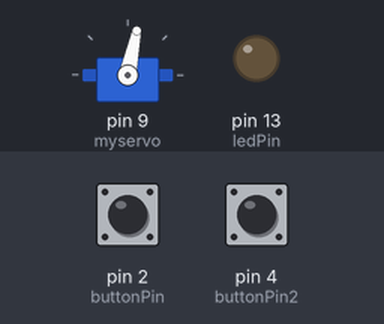
Bench run of a sketch on a simulated Arduino Uno, built with avr-gcc and run on an emulated ATmega328P. Parts: servo, output pins drawn as LEDs (lit = HIGH). The test bench sets the inputs (shaded band); at power-on: pin 2 (buttonPin) LOW, pin 4 (buttonPin2) LOW.

Above: at 1.2 s.
1.3 s: pin 2 (buttonPin) pulled HIGH for 3.2 s
At 2.1 s:
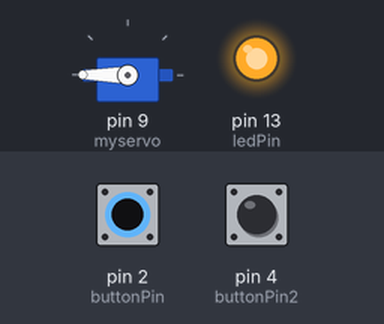
At 3.0 s:
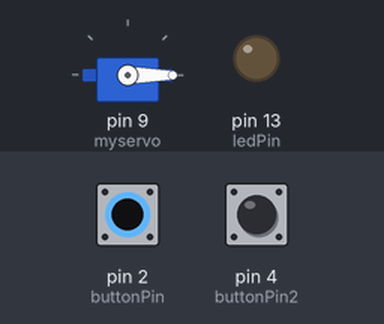
6.8 s: pin 4 (buttonPin2) pulled HIGH for 3.2 s
At 11.8 s:
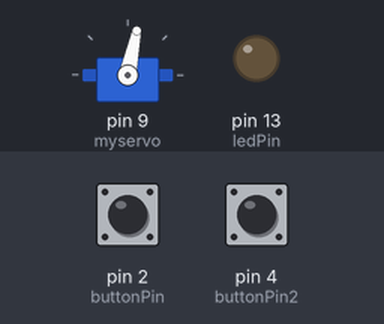
Timing chart, 0 to 13.3 s (numbered marks = the images above; inputs shaded):
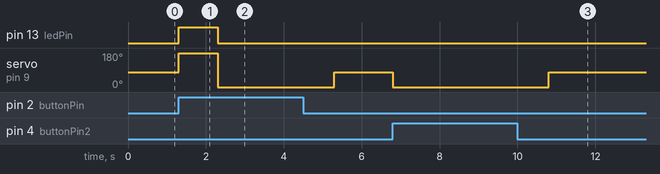

Measured:
- after the input at 1.3 s, pin 13 (ledPin): LOW → HIGH at once, → LOW 1.0 s later; servo on pin 9 (myservo): 78° → 180° at once, → 0° 1.0 s later, → 78° 3.0 s later
- after the input at 6.8 s, servo on pin 9 (myservo): 78° → 0° at once, → 78° 4.0 s later

The sketch:

RobotSec1.ino
```cpp
/*
 *
 *              What it does :
 *    Step 1: Initialisation
 *      We first setup constant variables, or some variable used only for better referencing of the object
 *      We then setup normal variables that we modifie in the code below
 *      Finally, we create a robot (or Servo) object, that we will use to move our hand
 *    Step 2: setup
 *      Setup is a reserved function of the robot that will only start when the robat start, but it simply put our object and say where it is and if it is an output or input
 *    Step 3: loop
 *      loop is another reserved function of the robot that always loop until the robot closes. It is the core of the code, as it tell to the robot what to do
 *      step 3.1: read the state of the pushbutton value
 *        this portion check if the button is push, then reset the variables
 *      step 3.2: if (buttonState == HIGH) { and  if (buttonState2 == HIGH) {
 *        this other portion is the quiz start... it tell what do to when the button is pressed
 *        The if portion tell what to do if it is a correct awnser
 *        The else part does the oposite
 *    Step 4: HMquestions
 *      HMquestion is a variable made to check if it is a good one or a bad one.
 *      step 4.1: int question, int button and boolean good = false
 *        those are variables initialisation... The first and second one depend on what is put on in loop though
 *      step 4.2: switch
 *        The switch is a selector... that mean, for our code, that it will choose que good awnser depending on what question we are from. Just remember that we have to use the break to end that part of the switch
 *      step 4.3: return
 *        that last part of code is really important, as it will give out to loop if it is a good awnser or a bad awnser.
 *
 *             Input and output:
 *         output: led: LED pin number = 13
 *         output: myservo: Robot pin number = 9
 *         input: button: button pin number = 2
 *         input: button2: button pin number = 4
 *
 *
 *              Code Creator:
 *         -https://www.arduino.cc/en/Tutorial/Button (For button pressing)
 *         -https://www.arduino.cc/en/Tutorial/Sweep (For the mouvement of the hand)
 *         -Luis Hugo Garcia (For mixing the above codes toghether)
 *         -Nathan Marien (for the quiz code)
 *
 *
 */

// constants won't change. They're used here to
// set pin numbers:
const int buttonPin = 2;     // the number of the pushbutton pinconst
const int buttonPin2 = 4;     // the number of the pushbutton pin
const int ledPin =  13;      // the number of the LED pin

// variables will change:
int buttonState = 0;         // variable for reading the pushbutton status
int buttonState2 = 0;         // variable for reading the pushbutton status
int questionNUMB = 1;        // question we are in
#include <Servo.h>

Servo myservo;  // create servo object to control a servo
                // twelve servo objects can be created on most boards


void setup() {
  // initialize the LED pin as an output:
  pinMode(ledPin, OUTPUT);
  // initialize the pushbutton pin as an input:
  pinMode(buttonPin, INPUT);
  pinMode(buttonPin2, INPUT);
   myservo.attach(9);  // attaches the servo on pin 9 to the servo object
}

void loop() {
  // read the state of the pushbutton value:
  buttonState = digitalRead(buttonPin);
  buttonState2 = digitalRead(buttonPin2);
  myservo.write(78);              // tell servo to go to position in variable 'pos'
    digitalWrite(ledPin, LOW);

  // check if the pushbutton is pressed.
  // if it is, the buttonState is HIGH:
  if (buttonState == HIGH) {
    if (HMquestions(questionNUMB,1)) {
      // true
      digitalWrite(ledPin, HIGH);
        myservo.write(180);              // put the hand in good position
      delay(1000);                       // waits 15ms for the servo to reach the position
    questionNUMB++;
    }
    else {
      // false
       myservo.write(0);              // put the hand in bad position
      delay(1000);                       // waits 15ms for the servo to reach the position
    }
  }
    // if it is, the buttonState is HIGH:
  if (buttonState2 == HIGH) {
    if (HMquestions(questionNUMB, 2)) {
      // true
      digitalWrite(ledPin, HIGH);
        myservo.write(180);              // put the hand in good position
      delay(1000);                       // waits 15ms for the servo to reach the position
      questionNUMB++;
    }
    else {
      // false
       myservo.write(0);              // put the hand in bad position
      delay(1000);                       // waits 15ms for the servo to reach the position
    }
  }

}
/********************************************************************************
 * Opon this point, Everything is made by me (Nathan) for the quiz interactivity
 ********************************************************************************/
boolean HMquestions(int question, int button) { // question checking
boolean good = false;
  switch (question) {
    case (1) : {
      if (button = 1) {
        good = true;
        break;
      }
    }
    default : {
      good = false;
      break;
    }
  }
return good;
}

/*
 *            Question list
 *          1.
 *          2.
 *          3.
 *          4.
 *          5.
 *          6.
 *          7.
 *          8.
 *          9.
 *         10.
 *
 *            Awnser list
 *          1.
 *          2.
 *          3.
 *          4.
 *          5.
 *          6.
 *          7.
 *          8.
 *          9.
 *         10.
 */
```
